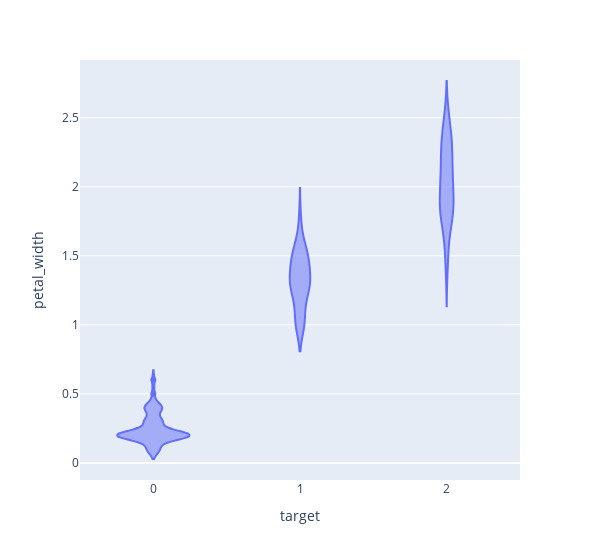

Notebook code cell kept with this figure:
### Code cell
px.violin(df, x="target", y="petal_width", width=600)

### Figure 1 — Plotly figure (JSON) as saved in the notebook; plotly's stock layout.template omitted (floating-point values rounded to 4 significant figures; data arrays with more than 128 entries replaced by an {"elided": "..."} marker saying what was removed)
{"data": [{"alignmentgroup": "True", "box": {"visible": false}, "hovertemplate": "target=%{x}<br>petal_width=%{y}<extra></extra>", "legendgroup": "", "marker": {"color": "#636efa"}, "name": "", "offsetgroup": "", "orientation": "v", "scalegroup": "True", "showlegend": false, "type": "violin", "x": {"elided": "150 int values"}, "x0": " ", "xaxis": "x", "y": {"elided": "150 float values"}, "y0": " ", "yaxis": "y"}], "layout": {"legend": {"tracegroupgap": 0}, "margin": {"t": 60}, "violinmode": "group", "width": 600, "xaxis": {"anchor": "y", "domain": [0, 1], "title": {"text": "target"}}, "yaxis": {"anchor": "x", "domain": [0, 1], "title": {"text": "petal_width"}}}}
